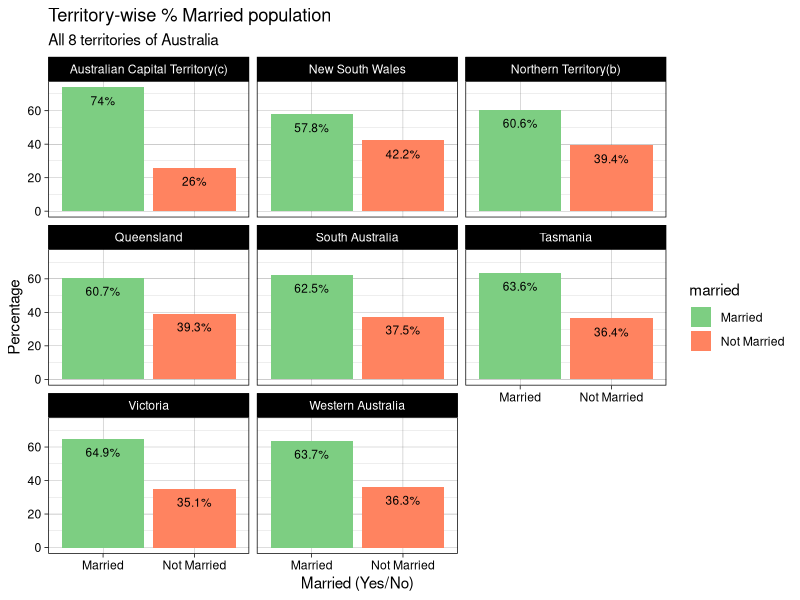
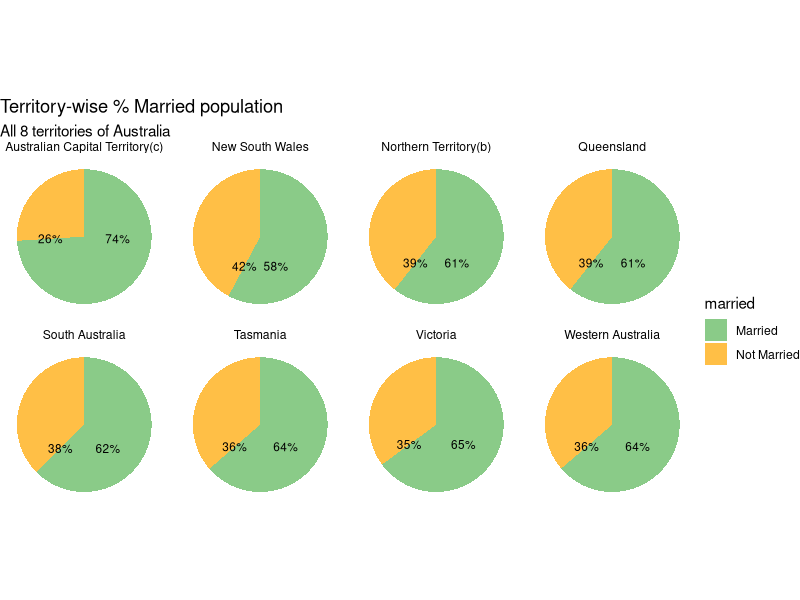

Reproduce these figures in R, in order.
## ---- chunk 1
#| label: setup
#| warning: false
#| message: false

library(tidyverse)
library(ggplot2)

knitr::opts_chunk$set(echo = TRUE, warning=FALSE, message=FALSE)
## ---- chunk 2
# Function call to read a csv file
aus_marriage_df <- read_csv("_data/australian_marriage_tidy.csv")
aus_marriage_df
## ---- chunk 3
# Sanity check for duplicate responses
n_distinct(aus_marriage_df$territory, aus_marriage_df$resp)
## ---- chunk 4
# Check to see if the 'resp'-wise totals add up to 16
table(aus_marriage_df$resp)
## ---- chunk 5
# For better readability in the visualizations, I am adding a column that clearly describes the marriage status
aus_marriage_df <- mutate(aus_marriage_df, married = case_when(str_detect(resp, "yes") ~ "Married",
                                                                     str_detect(resp, "no") ~ "Not Married"
                                                                     ))
## ---- chunk 6
ggplot(aus_marriage_df, aes(x = married, y = percent, fill = married)) +
  geom_bar(size = 1, stat = "identity") +
  facet_wrap(~territory) +
  scale_fill_manual(values = c("Married" = "#7DCE82",
                               "Not Married" = "#FF8360")) +
  labs(title = "Territory-wise % Married population",
       subtitle = "All 8 territories of Australia",
       x = "Married (Yes/No)",
       y = "Percentage") +
  geom_text(aes(label = paste0(percent,"%")),
            color = "black",
            size = 3,
            vjust = 2
            ) +
  theme_linedraw()
## ---- chunk 7
# Creating a pie chart
ggplot(aus_marriage_df, 
       aes(x = "",
           y = percent,
           fill = married)) + 
  facet_wrap(~territory, ncol = 4) +
  scale_fill_manual(values = c("Married" = "#8ACB88",
                               "Not Married" = "#FFBF46")) +
  geom_bar(width = 1,
           stat = "identity") +
  geom_text(aes(label = paste0(round(percent),"%")),
            color = "black",
            size = 3
            ) +
  coord_polar("y",
              start = 0,
              direction = -1
              ) +
  labs(title = "Territory-wise % Married population",
       subtitle = "All 8 territories of Australia",
       x = "Married (Yes/No)",
       y = "Percentage") +
  theme_void()
